Frame 1 (no input): blank canvas, image omitted
Frame 60 (the mouse pressed at the canvas centre just before this capture): blank canvas, image omitted
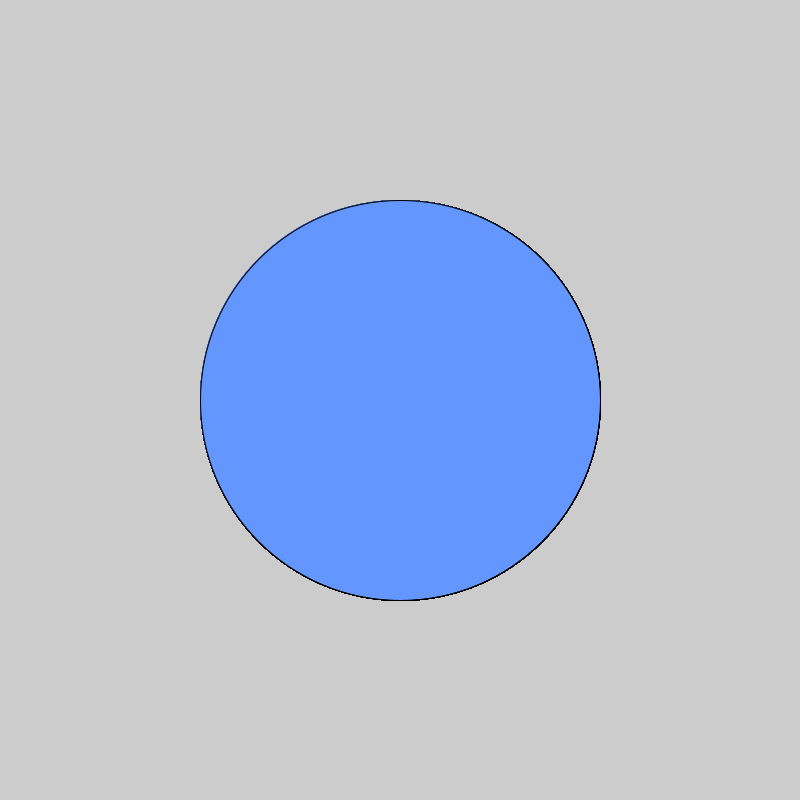
Frame 120 (the mouse held since frame 60 and released just before this capture)

The Processing sketch whose frames 1 and 60 were blank and that drew this single picture after the mouse press (run headless with seeded random() and noise(); from frame 60 on, the mouse is pressed at the canvas centre):

// Processing sketch: logical_dot
// ── logical_dot.pde
void setup() {
  size(800, 800);
}

void draw() {
  fill (100,150,255);
  ellipse (mouseX,mouseY,mouseX,mouseY);
  if (mousePressed);
  fill (255,150,100);
}
